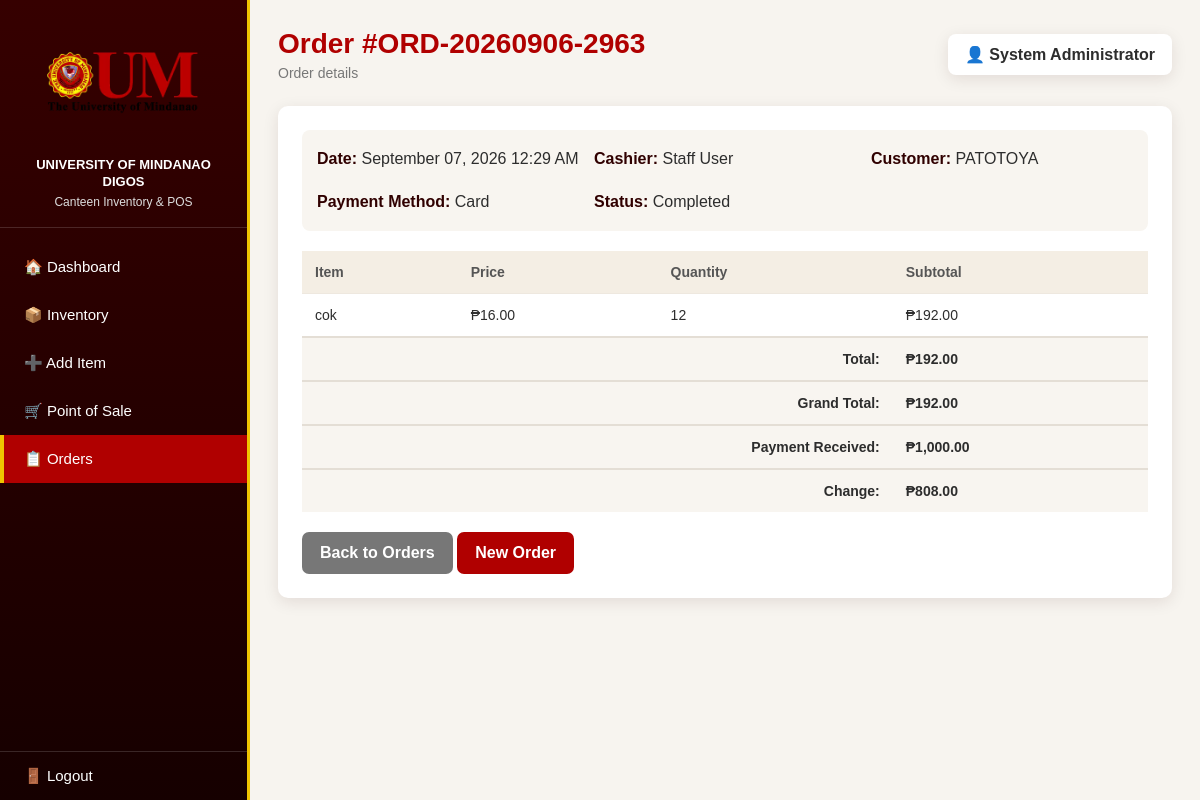
Screenshot of /order-details.php?id=2 (signed in) with the database file from the repository.
### tables this page shows
CREATE TABLE `orders` (
  `order_id` int(11) NOT NULL,
  `order_number` varchar(20) NOT NULL,
  `user_id` int(11) DEFAULT NULL,
  `customer_name` varchar(100) DEFAULT NULL,
  `total_amount` decimal(10,2) DEFAULT 0.00,
  `discount` decimal(10,2) DEFAULT 0.00,
  `tax` decimal(10,2) DEFAULT 0.00,
  `grand_total` decimal(10,2) DEFAULT 0.00,
  `payment_method` enum('cash','card','gcash','other') DEFAULT 'cash',
  `payment_received` decimal(10,2) DEFAULT 0.00,
  `change_amount` decimal(10,2) DEFAULT 0.00,
  `notes` text DEFAULT NULL,
  `status` enum('pending','completed','cancelled') DEFAULT 'completed',
  `created_at` datetime DEFAULT current_timestamp()
);

CREATE TABLE `users` (
  `user_id` int(11) NOT NULL,
  `username` varchar(50) NOT NULL,
  `password_hash` varchar(255) NOT NULL,
  `full_name` varchar(100) NOT NULL,
  `role` enum('admin','staff') DEFAULT 'staff',
  `created_at` datetime DEFAULT current_timestamp(),
  `last_login` datetime DEFAULT NULL
);

CREATE TABLE `order_items` (
  `order_item_id` int(11) NOT NULL,
  `order_id` int(11) DEFAULT NULL,
  `item_id` int(11) DEFAULT NULL,
  `quantity` int(11) NOT NULL,
  `price_at_time` decimal(10,2) NOT NULL,
  `subtotal` decimal(10,2) NOT NULL
);

CREATE TABLE `items` (
  `item_id` int(11) NOT NULL,
  `name` varchar(100) NOT NULL,
  `category_id` int(11) DEFAULT NULL,
  `price` decimal(10,2) NOT NULL DEFAULT 0.00,
  `stock` int(11) NOT NULL DEFAULT 0,
  `description` text DEFAULT NULL,
  `reorder_level` int(11) DEFAULT 10,
  `created_by` int(11) DEFAULT NULL,
  `created_at` datetime DEFAULT current_timestamp(),
  `updated_by` int(11) DEFAULT NULL,
  `updated_at` datetime DEFAULT NULL
);

### functions.php (called while the page is built, shortened)
<?php
function getOrderDetails($pdo, $orderId) {
    $stmt = $pdo->prepare("
        SELECT o.*, u.full_name as cashier
        FROM orders o
        LEFT JOIN users u ON o.user_id = u.user_id
        WHERE o.order_id = ?
    ");
    $stmt->execute([$orderId]);
    $order = $stmt->fetch();
    $stmt = $pdo->prepare("
        SELECT oi.*, i.name as item_name
        FROM order_items oi
        JOIN items i ON oi.item_id = i.item_id
        WHERE oi.order_id = ?
    ");
    $stmt->execute([$orderId]);
    $items = $stmt->fetchAll();
    return ['order' => $order, 'items' => $items];
}
?>

### order-details.php (the view, shortened to what this page needs)
<?php
require_once 'database.php';
require_once 'functions.php';
$pdo = getDBConnection();
$orderId = $_GET['id'] ?? 0;
$orderData = getOrderDetails($pdo, $orderId);
$order = $orderData['order'];
$items = $orderData['items'];
?>
<!DOCTYPE html>
<html lang="en">
<head>
    <link rel="stylesheet" href="style.css">
</head>
<body>
<div class="layout">
    <aside class="sidebar">
        <div class="sidebar-logo">
            <div class="logo-frame"><img src="assets/um-logo.png" alt="University of Mindanao logo"></div>
            <div class="university-name">UNIVERSITY OF MINDANAO DIGOS</div>
            <div class="system-name">Canteen Inventory & POS</div>
        </div>
        <nav class="menu">
            <button onclick="location.href='dashboard.php'">🏠 Dashboard</button>
            <button onclick="location.href='inventory.php'">📦 Inventory</button>
            <button onclick="location.href='add-item.php'">➕ Add Item</button>
            <button onclick="location.href='pos.php'">🛒 Point of Sale</button>
            <button class="active" onclick="location.href='orders.php'">📋 Orders</button>
        </nav>
        <button class="logout" onclick="location.href='logout.php'">🚪 Logout</button>
    </aside>
    <main class="main-content">
        <header class="topbar">
            <div><h1>Order #<?= htmlspecialchars($order['order_number']) ?></h1><p>Order details</p></div>
            <div class="admin">👤 <strong><?= htmlspecialchars($_SESSION['full_name'] ?? 'Admin') ?></strong></div>
        </header>
        <section class="content-box">
            <div class="order-info">
                <div><strong>Date:</strong> <?= date('F d, Y h:i A', strtotime($order['created_at'])) ?></div>
                <div><strong>Cashier:</strong> <?= htmlspecialchars($order['cashier'] ?? 'Unknown') ?></div>
                <div><strong>Customer:</strong> <?= htmlspecialchars($order['customer_name'] ?? 'Walk-in') ?></div>
                <div><strong>Payment Method:</strong> <?= ucfirst($order['payment_method'] ?? 'cash') ?></div>
                <div><strong>Status:</strong> <?= ucfirst($order['status'] ?? 'completed') ?></div>
            </div>
            <table>
                <thead><tr><th>Item</th><th>Price</th><th>Quantity</th><th>Subtotal</th></tr></thead>
                <tbody>
                <?php if (!empty($items)): ?>
                    <?php foreach ($items as $item): ?>
                        <tr>
                            <td><?= htmlspecialchars($item['item_name']) ?></td>
                            <td>₱<?= number_format($item['price_at_time'], 2) ?></td>
                            <td><?= $item['quantity'] ?></td>
                            <td>₱<?= number_format($item['subtotal'], 2) ?></td>
                        </tr>
                    <?php endforeach; ?>
                <?php else: ?>
                    <tr><td colspan="4" class="empty">No items found.</td></tr>
                <?php endif; ?>
                </tbody>
                <tfoot>
                    <tr><td colspan="3" style="text-align:right;"><strong>Total:</strong></td><td>₱<?= number_format($order['total_amount'], 2) ?></td></tr>
                    <tr><td colspan="3" style="text-align:right;"><strong>Grand Total:</strong></td><td><strong>₱<?= number_format($order['grand_total'], 2) ?></strong></td></tr>
                    <tr><td colspan="3" style="text-align:right;"><strong>Payment Received:</strong></td><td>₱<?= number_format($order['payment_received'] ?? 0, 2) ?></td></tr>
                    <tr><td colspan="3" style="text-align:right;"><strong>Change:</strong></td><td>₱<?= number_format($order['change_amount'] ?? 0, 2) ?></td></tr>
                </tfoot>
            </table>
            <div style="margin-top:20px;">
                <a href="orders.php" class="secondary-button">Back to Orders</a>
                <a href="pos.php" class="primary-button">New Order</a>
            </div>
        </section>
    </main>
</div>
</body>
</html>

### style.css (style rules this page uses)
:root { --um-red: #b00000; --um-dark-red: #780000; --um-deep: #300000; --um-gold: #f0c400; --bg: #f7f4ef; --white: #ffffff; --text: #2d2d2d; --muted: #777; --border: #e4ded5; --green: #238636; --orange: #c77700; --danger: #c62828; --shadow: 0 4px 16px rgba(48, 0, 0, 0.10); }
* { box-sizing: border-box; margin: 0; padding: 0; font-family: Arial, Helvetica, sans-serif; }
body { background: var(--bg); color: var(--text); }
button, input, select, textarea { font: inherit; }
button, a { -webkit-tap-highlight-color: transparent; }
.logo-frame { background: #000; border-radius: 8px; padding: 8px; display: inline-block; }
.primary-button { border: 0; background: var(--um-red); color: #fff; padding: 12px 18px; border-radius: 7px; cursor: pointer; font-weight: bold; transition: .2s; text-decoration: none; display: inline-block; }
.secondary-button { border: 0; background: #777; color: #fff; padding: 12px 18px; border-radius: 7px; cursor: pointer; font-weight: bold; transition: .2s; text-decoration: none; display: inline-block; }
.layout { min-height: 100vh; display: flex; }
.sidebar { width: 250px; min-height: 100vh; position: fixed; inset: 0 auto 0 0; background: linear-gradient(180deg, #360000, #160000); color: #fff; display: flex; flex-direction: column; z-index: 10; border-right: 3px solid var(--um-gold); }
.sidebar-logo { padding: 18px 15px; text-align: center; border-bottom: 1px solid rgba(255,255,255,.15); }
.sidebar-logo .logo-frame { max-width: 210px; background: transparent; padding: 0; }
.sidebar-logo img { width: 100%; display: block; }
.university-name { color: #fff; font-weight: bold; font-size: 13px; margin-top: 9px; line-height: 1.3; }
.system-name { color: #ddd; font-size: 12px; margin-top: 4px; }
.menu { padding-top: 15px; flex: 1; }
.menu button { width: 100%; border: 0; background: transparent; color: #fff; text-align: left; padding: 15px 24px; cursor: pointer; transition: .2s; font-size: 15px; }
.menu button.active { background: var(--um-red); border-left: 4px solid var(--um-gold); padding-left: 20px; }
.logout { width: 100%; border: 0; background: transparent; color: #fff; text-align: left; padding: 15px 24px; cursor: pointer; transition: .2s; font-size: 15px; margin-top: auto; border-top: 1px solid rgba(255,255,255,.15); }
.main-content { margin-left: 250px; padding: 28px; flex: 1; min-height: 100vh; }
.topbar { display: flex; justify-content: space-between; align-items: center; margin-bottom: 25px; gap: 15px; flex-wrap: wrap; }
.topbar h1 { color: var(--um-red); margin-bottom: 5px; font-size: 28px; }
.topbar p { color: var(--muted); font-size: 14px; }
.admin { background: #fff; padding: 11px 17px; border-radius: 8px; box-shadow: var(--shadow); white-space: nowrap; }
.content-box { background: #fff; border-radius: 10px; box-shadow: var(--shadow); padding: 24px; margin-bottom: 22px; overflow-x: auto; }
table { width: 100%; border-collapse: collapse; min-width: 680px; }
thead { background: #f4eee4; }
th { text-align: left; padding: 13px; color: #555; font-size: 14px; font-weight: 600; }
td { padding: 13px; border-top: 1px solid #eee8df; font-size: 14px; }
table tfoot td { font-weight: bold; border-top: 2px solid var(--border); background: #f8f5f0; }
.order-info { display: grid; grid-template-columns: repeat(auto-fit, minmax(200px, 1fr)); gap: 15px; padding: 15px; background: #f8f5f0; border-radius: 8px; margin-bottom: 20px; }
.order-info div { padding: 5px 0; }
.order-info strong { color: var(--um-deep); }

### rows the page displays
orders: order_number "ORD-20260906-2963", created_at "September 07, 2026 12:29 AM", user.full_name "Staff User", customer_name "PATOTOYA", payment_method "Card", status "Completed", total_amount "192.00", grand_total "192.00", payment_received "1,000.00", change_amount "808.00"
order_items: item.name "cok", price_at_time "16.00", quantity "12", subtotal "192.00"

### other values shown
$_SESSION['full_name'] "System Administrator"
